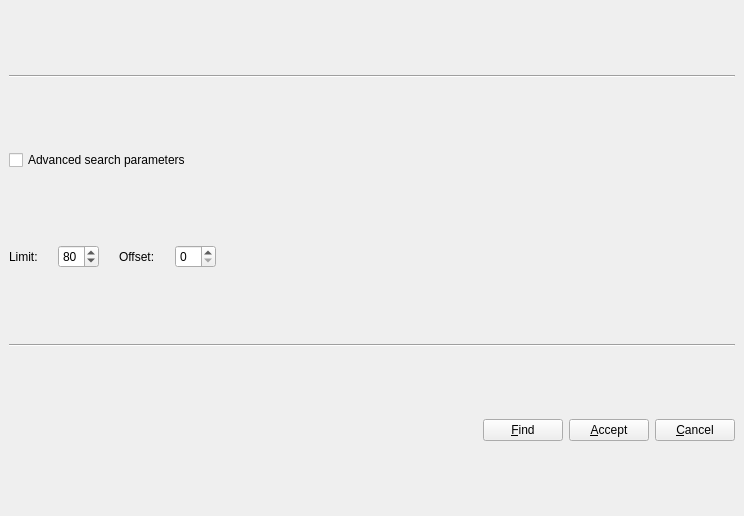
<ui version="4.0" >
 <class>Form</class>
 <widget class="QWidget" name="Form" >
  <property name="geometry" >
   <rect>
    <x>0</x>
    <y>0</y>
    <width>744</width>
    <height>516</height>
   </rect>
  </property>
  <property name="windowTitle" >
   <string>Search</string>
  </property>
  <layout class="QVBoxLayout" >
   <property name="spacing" >
    <number>6</number>
   </property>
   <property name="leftMargin" >
    <number>9</number>
   </property>
   <property name="topMargin" >
    <number>9</number>
   </property>
   <property name="rightMargin" >
    <number>9</number>
   </property>
   <property name="bottomMargin" >
    <number>9</number>
   </property>
   <item>
    <widget class="Line" name="line" >
     <property name="orientation" >
      <enum>Qt::Horizontal</enum>
     </property>
    </widget>
   </item>
   <item>
    <layout class="QHBoxLayout" >
     <property name="spacing" >
      <number>6</number>
     </property>
     <property name="leftMargin" >
      <number>0</number>
     </property>
     <property name="topMargin" >
      <number>0</number>
     </property>
     <property name="rightMargin" >
      <number>0</number>
     </property>
     <property name="bottomMargin" >
      <number>0</number>
     </property>
     <item>
      <widget class="QCheckBox" name="advance" >
       <property name="text" >
        <string>Advanced search parameters</string>
       </property>
      </widget>
     </item>
     <item>
      <spacer>
       <property name="orientation" >
        <enum>Qt::Horizontal</enum>
       </property>
       <property name="sizeHint" >
        <size>
         <width>40</width>
         <height>20</height>
        </size>
       </property>
      </spacer>
     </item>
    </layout>
   </item>
   <item>
    <widget class="QFrame" name="advFrame" >
     <property name="maximumSize" >
      <size>
       <width>16777215</width>
       <height>30</height>
      </size>
     </property>
     <property name="frameShape" >
      <enum>QFrame::NoFrame</enum>
     </property>
     <property name="frameShadow" >
      <enum>QFrame::Raised</enum>
     </property>
     <layout class="QHBoxLayout" >
      <property name="spacing" >
       <number>20</number>
      </property>
      <property name="leftMargin" >
       <number>0</number>
      </property>
      <property name="topMargin" >
       <number>0</number>
      </property>
      <property name="rightMargin" >
       <number>0</number>
      </property>
      <property name="bottomMargin" >
       <number>0</number>
      </property>
      <item>
       <widget class="QLabel" name="label" >
        <property name="text" >
         <string>Limit:</string>
        </property>
       </widget>
      </item>
      <item>
       <widget class="QSpinBox" name="limit" >
        <property name="value" >
         <number>80</number>
        </property>
       </widget>
      </item>
      <item>
       <widget class="QLabel" name="label_2" >
        <property name="text" >
         <string>Offset:</string>
        </property>
       </widget>
      </item>
      <item>
       <widget class="QSpinBox" name="offset" />
      </item>
      <item>
       <spacer>
        <property name="orientation" >
         <enum>Qt::Horizontal</enum>
        </property>
        <property name="sizeHint" >
         <size>
          <width>40</width>
          <height>20</height>
         </size>
        </property>
       </spacer>
      </item>
     </layout>
    </widget>
   </item>
   <item>
    <widget class="Line" name="line_2" >
     <property name="orientation" >
      <enum>Qt::Horizontal</enum>
     </property>
    </widget>
   </item>
   <item>
    <layout class="QHBoxLayout" >
     <property name="spacing" >
      <number>6</number>
     </property>
     <property name="leftMargin" >
      <number>0</number>
     </property>
     <property name="topMargin" >
      <number>0</number>
     </property>
     <property name="rightMargin" >
      <number>0</number>
     </property>
     <property name="bottomMargin" >
      <number>0</number>
     </property>
     <item>
      <spacer>
       <property name="orientation" >
        <enum>Qt::Horizontal</enum>
       </property>
       <property name="sizeHint" >
        <size>
         <width>40</width>
         <height>20</height>
        </size>
       </property>
      </spacer>
     </item>
     <item>
      <layout class="QHBoxLayout" >
       <property name="spacing" >
        <number>6</number>
       </property>
       <property name="leftMargin" >
        <number>0</number>
       </property>
       <property name="topMargin" >
        <number>0</number>
       </property>
       <property name="rightMargin" >
        <number>0</number>
       </property>
       <property name="bottomMargin" >
        <number>0</number>
       </property>
       <item>
        <widget class="QPushButton" name="pushFind" >
         <property name="text" >
          <string>&amp;Find</string>
         </property>
         <property name="icon" >
          <iconset resource="common.qrc" >:/images/images/find.png</iconset>
         </property>
        </widget>
       </item>
       <item>
        <widget class="QPushButton" name="pushAccept" >
         <property name="text" >
          <string>&amp;Accept</string>
         </property>
         <property name="icon" >
          <iconset resource="common.qrc" >:/images/images/ok.png</iconset>
         </property>
        </widget>
       </item>
       <item>
        <widget class="QPushButton" name="pushCancel" >
         <property name="text" >
          <string>&amp;Cancel</string>
         </property>
         <property name="icon" >
          <iconset resource="common.qrc" >:/images/images/cancel.png</iconset>
         </property>
        </widget>
       </item>
      </layout>
     </item>
    </layout>
   </item>
  </layout>
 </widget>
 <resources>
  <include location="common.qrc" />
 </resources>
 <connections/>
</ui>
